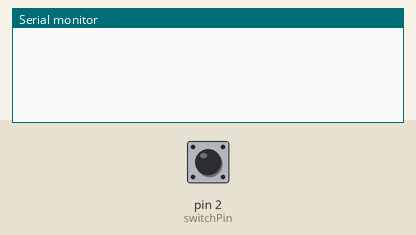
This sketch was run on a simulated Arduino Uno, built with avr-gcc and run on an emulated ATmega328P. Shown: the last lines printed to the serial monitor. The inputs (shaded band) are chosen by the test bench; at power-on: pin 2 (switchPin) LOW.

Above: at 1.2 s.
1.3 s: pin 2 (switchPin) pulsed HIGH 2 times (0.12 s each, 0.3 s apart)
At 2.0 s:
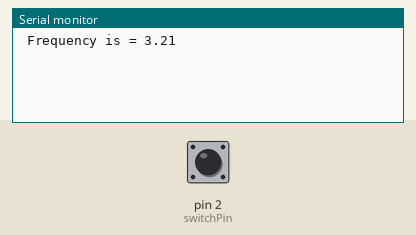
3.4 s: pin 2 (switchPin) pulled HIGH for 0.15 s
At 4.5 s:
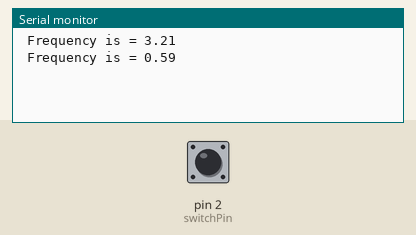
5.0 s: pin 2 (switchPin) pulled HIGH for 1 s
At 5.8 s:
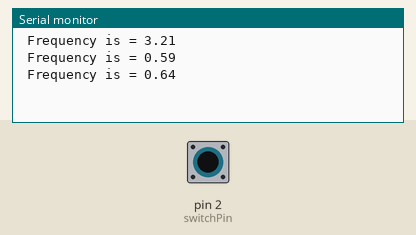
7.5 s: pin 2 (switchPin) pulled HIGH for 0.15 s
At 8.9 s:
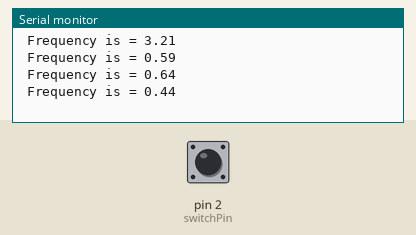
Timing chart, 0 to 10.1 s (numbered marks = the images above; inputs shaded):
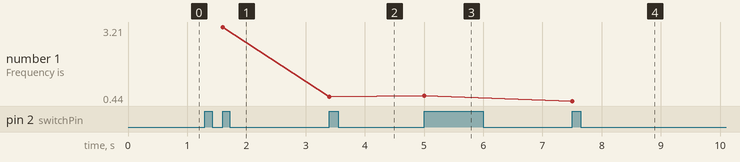

The sketch:

Freq_count_Pseudocode.ino
```cpp
const int switchPin = 2; // the input pin
long startcount; // Store the first time value returned from millis
long duration; // Store the duratation of a period or part there of of the incoming signal
float period; // Store the calculated period of the incoming signal (in seconds)
float scaled_period; // Store the scaled values of period (if necessary) due to timer clock changes
float frequency; // Store the calculated frequency in Hz
boolean isHigh, isLow;

void setup()
{
  //Setup input pin here
  Serial.begin(9600); //sets up communication wit the serial monitor
  TCCR0B = ( _BV(CS02)) | (_BV(CS00));
  /* Writes to Timer0 register to change it's clock rate
                   <                     this would sets bit CS02 and CS00 to 1 so timer clock = clkIO/1024 see "_BV Explained.pdf" on LEARN*/
  pinMode(switchPin, INPUT);
  isHigh = false;
  isLow = false;
}

void loop()
{
/*
    Read the state of the pin and use it to determine where you are in the clock cycle
    Find a starting point to start measuring frequency
*/


    if (digitalRead(switchPin) == HIGH && !isHigh){

        isHigh = true;
        isLow = false;
        startcount = millis();

    /* use millis() to get your starting time (returned in milliseconds) for your measurement
**NOTE: millis() assumes that the CS02:CS01 = 3 (default set by Uno board).
        If this is not the case you will need to scale the millis() result, see page 109/110 of datasheet.
    Read the state of the pin to determine when to get a second time measurement used to calculate frequency
    */
    }else if(digitalRead(switchPin) == LOW && isHigh){
       isLow = true;
    }
    else if (digitalRead(switchPin)==HIGH && isHigh && isLow){
      isLow =  false;
      isHigh = false;

      duration = millis() - startcount; // calculating the duration in miliseconds of a complete or part cycle
      period = (duration); //calculate the period of the incoming signal - converted to seconds
      scaled_period = period; //Scale the period if necessary due to changes in the counter frequency
      frequency= (3.0/scaled_period)*20; //Calculate the frequency
      if (scaled_period){
        Serial.print(" Frequency is = ");
        Serial.println(frequency+0.05);
      }
    }

  }
```

Measured:
- after the input at 1.3 s, the serial monitor: prints a new line after 0.30 s (image 1)
- after the input at 3.4 s, the serial monitor: prints a new line at once (image 2)
- after the input at 5.0 s, the serial monitor: prints a new line at once (image 3)
- after the input at 7.5 s, the serial monitor: prints a new line at once (image 4)
- plotted number 1: 3.21 → 0.59 after the input at 3.4 s, 0.59 → 0.64 after the input at 5.0 s, 0.64 → 0.44 after the input at 7.5 s
